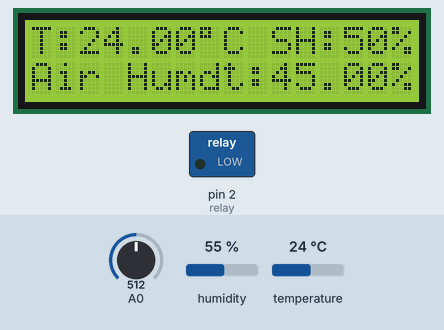
This sketch was run on a simulated Arduino Uno, built with avr-gcc and run on an emulated ATmega328P. Shown: 16×2 character LCD, switched loads named in the sketch (green lamp = pin HIGH). The inputs (shaded band) are chosen by the test bench; at power-on: A0 = 512, humidity 55 %, temperature 24 °C.

Above: at 1.2 s.
1.3 s: A0 set to 917
At 2.5 s:
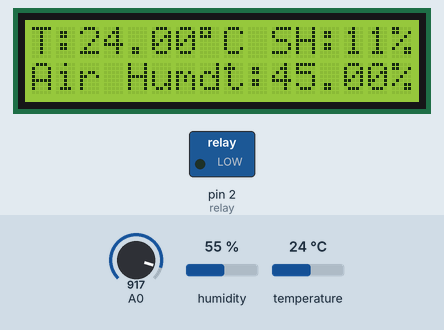
2.8 s: A0 set to 946
At 3.8 s:
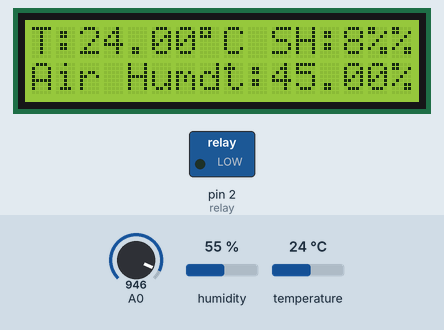
4.3 s: humidity set to 22 %
At 7.3 s:
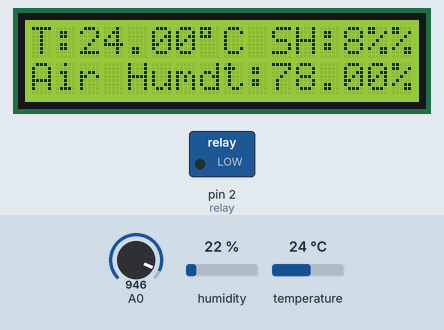
7.6 s: temperature set to 12 °C
At 8.5 s:
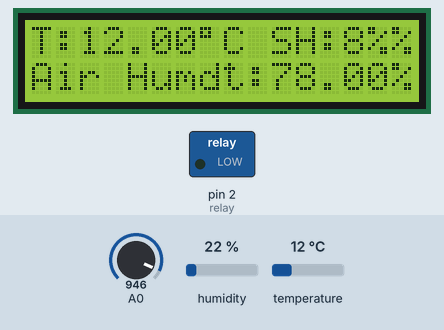
9.6 s: humidity set to 40 %
At 10.8 s:
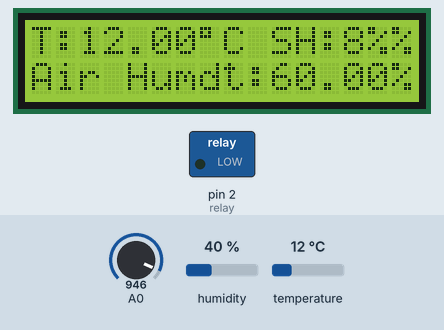
11.7 s: A0 set to 900
At 13.1 s:
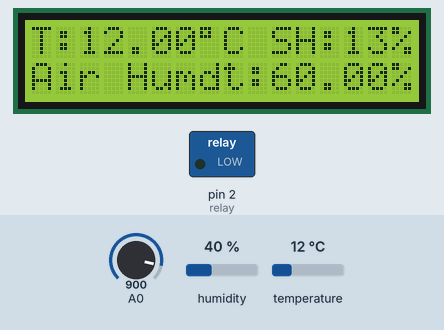
Timing chart, 0 to 14.2 s (numbered marks = the images above; inputs shaded):
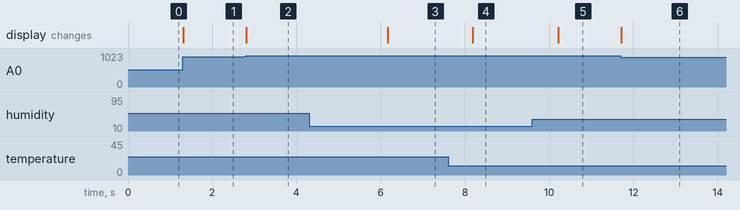

The sketch:

Multimeter.ino
```cpp
#include <LiquidCrystal.h>
#include <DHT.h>

// Define the pin for the DHT sensor
#define DHT11_PIN 7

// Define pins for the LCD display
const int rs = 4, en = 6, d4 = 10, d5 = 11, d6 = 12, d7 = 13;
LiquidCrystal lcd(rs, en, d4, d5, d6, d7);

// Define the pin for the relay
const int relay = 2;

// Create a DHT object
DHT dht(DHT11_PIN, DHT11);

// Setup function, runs once when the microcontroller starts
void setup() {
  // Initialize the LCD display
  lcd.begin(16, 2);

  // Initialize the DHT sensor
  dht.begin();

  // Set the relay pin as an output
  pinMode(relay, OUTPUT);
}

// Loop function, runs repeatedly after setup
void loop() {
  // Call the LCD_Write function
  LCD_Write();
}

// Function to write data to the LCD display
void LCD_Write() {
  // Read temperature from the DHT sensor
  float temperature = dht.readTemperature();

  // Read air humidity from the DHT sensor
  float airHumidity = dht.readHumidity();

  // Adjust air humidity value
  airHumidity -= 100;
  airHumidity *= -1;

  // Read soil humidity using the checkSoil function
  float soilHumidity = checkSoil();

  // Display temperature and soil humidity on the first line of the LCD
  lcd.setCursor(0, 0);
  lcd.print("T:");
  lcd.print(temperature);
  lcd.print((char)223);
  lcd.print("C ");
  lcd.print("SH:");
  lcd.print((int)soilHumidity);
  lcd.print("%");

  // Display air humidity on the second line of the LCD
  lcd.setCursor(0, 1);
  lcd.print("Air Humdt:");
  lcd.print(airHumidity);
  lcd.print("% ");
}

// Function to check soil moisture
int checkSoil() {
  // Variable to store soil moisture level
  int soilMoisture = 0;

  // Read the analog value from the soil moisture sensor and convert it to a percentage
  soilMoisture = map(analogRead(A0), 0, 1024, 0, 100);

  // Adjust soil moisture value
  soilMoisture = (soilMoisture - 100) * -1;

  // Return the soil moisture level as a percentage
  return soilMoisture;
}
```

Measured:
- the behaviour switches between 931 and 932 on A0 (found by bisection; images 1 and 2)
- after the input at 1.3 s, the display: changes at once (image 1)
- after the input at 2.8 s, the display: changes at once (image 2)
- after the input at 4.3 s, the display: changes after 1.9 s (image 3)
- after the input at 7.6 s, the display: changes after 0.59 s (image 4)
- after the input at 9.6 s, the display: changes after 0.61 s (image 5)
- after the input at 11.7 s, the display: changes at once (image 6)
